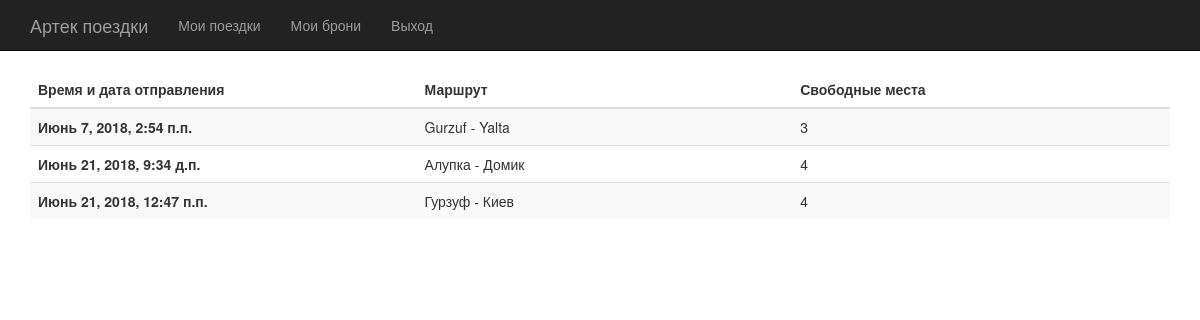
Before: / (signed in) with the older database file.
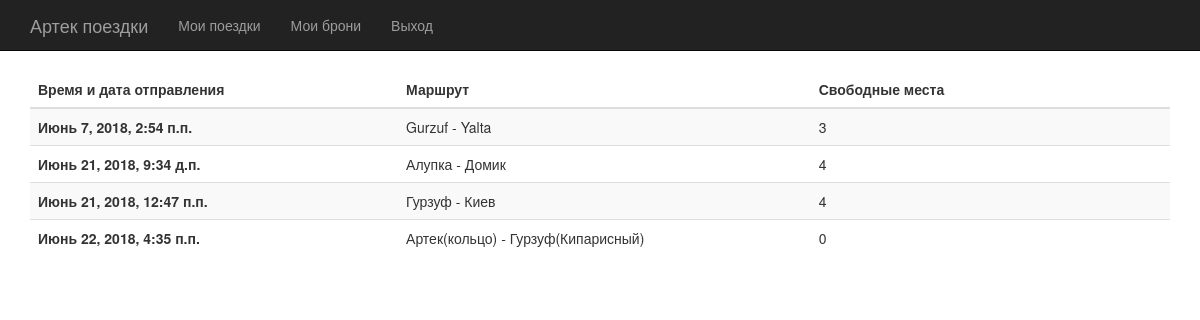
After: the same page with the newer database file.
### blabla/models.py (models this page shows, shortened)
class Trip(models.Model):
  creator = models.IntegerField("Заявитель", default=0)
  trip_from = models.CharField("Место отправления:",max_length=30)
  trip_to = models.CharField("Место прибытия:",max_length=30)
  datetime = models.DateTimeField("Время отбытия")
  free_seats = models.PositiveIntegerField("Свободные места:")
  car = models.CharField("Машина:",max_length=30)
  users = models.ManyToManyField(User,blank=True)

### blabla/views.py (the view)
# urls.py: path('', views.home, name='home'),
def home(request):
  trips = Trip.objects.all().order_by('datetime').filter(datetime__gte=dt.now())
  return render(request, 'blabla/home.html',{'trips':trips})

### blabla/templates/blabla/home.html (shortened to what this page needs)
{% extends 'print_trips.html' %}
{% load bootstrap3 %}

### blabla/templates/blabla/print_trips.html (shortened to what this page needs)
{% extends 'base.html' %}
{% load bootstrap3 %}
{% block content %}
<table class="table table-striped table-hover">
  <thead>
    <tr>
      <th class="col-md-1" scope="col">Время и дата отправления</th>
      <th class="col-md-1" scope="col">Маршрут</th>
      <th class="col-md-1" scope="col">Свободные места</th>
    </tr>
  </thead>
  <tbody>
  {% for trip in trips %}
  <tr  onclick='window.location.href="{% url 'detail' trip.pk %}"'>
    <th scope="row"> {{ trip.datetime }}</th>
    <td> {{ trip.trip_from }} - {{ trip.trip_to}}</td>
    <td> {{ trip.free_seats }}</td>
  </tr>
  {% endfor %}
  </tbody>
</table>
{% endblock %}

Changed rows visible on the page:
added Trip: datetime "Июнь 22, 2018, 4:35 п.п.", trip_from "Артек(кольцо)", trip_to "Гурзуф(Кипарисный)", free_seats "0"
